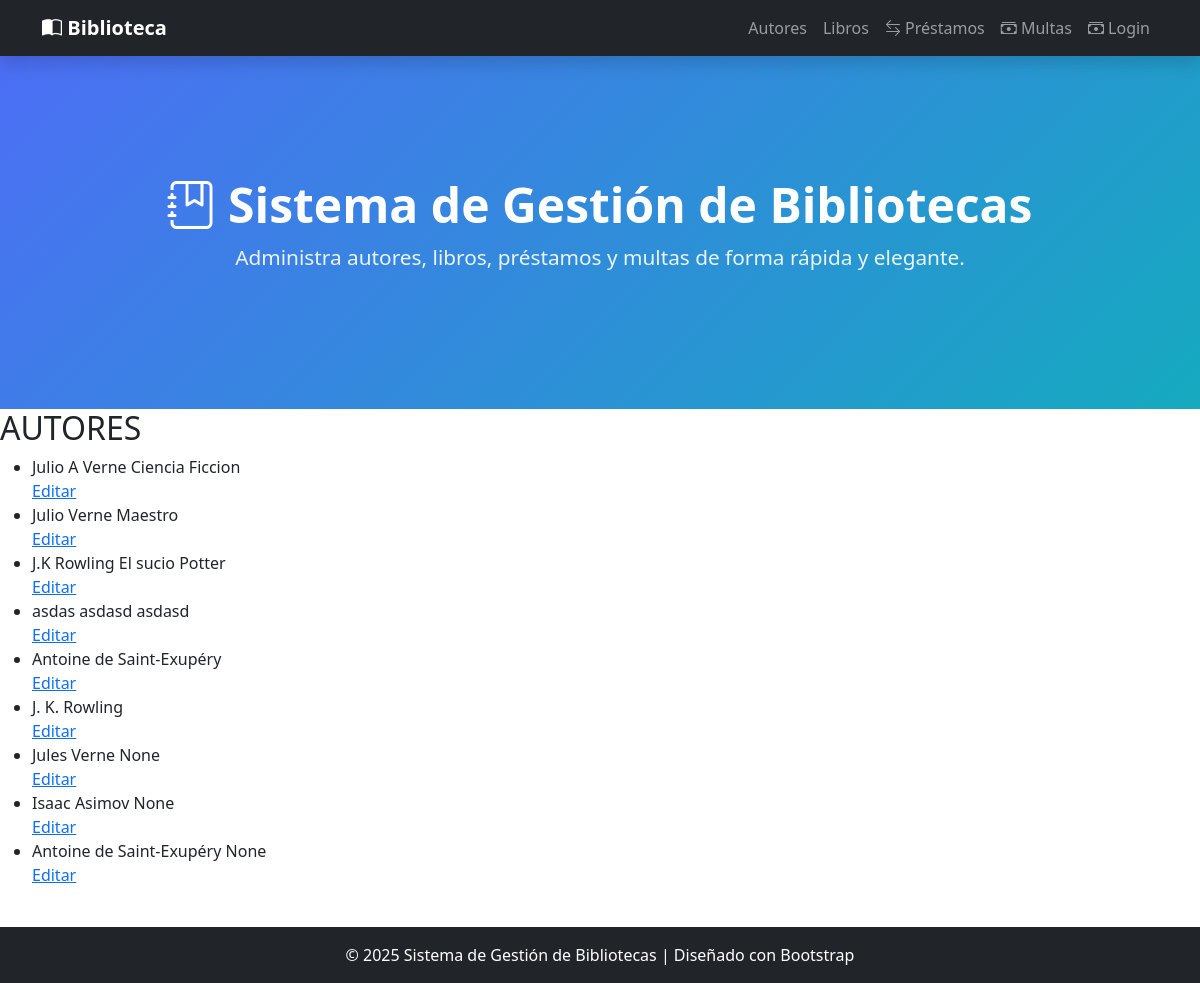
The page /autores/ on the database its author committed.
### gestion/models.py (models this page shows, shortened)
class Autor(models.Model):
    nombre = models.CharField(max_length=50)
    apellido = models.CharField(max_length=50)
    bibliografia = models.CharField(max_length=200,blank=True, null=True)

### gestion/views.py (the view)
# urls.py: path('autores/',lista_autores, name="lista_autores"),
def lista_autores(request):
    autores = Autor.objects.all() #Devuelve toda la lista
    return render(request, 'gestion/templates/autores.html',{'autores':autores})

### gestion/templates/autores.html
{% extends "index.html" %}
{% block contenido %}
<h2> AUTORES </h2>
<ul> {% for autor in autores%}
    <li>
        <td>{{ autor.nombre }}
        </td>
        <td>
            {{ autor.apellido }}
        </td>
        <td>{{ autor.bibliografia }}
        </td>
    </li>
    <td>
        <a href="{% url 'editar_autores' autor.id%}"> Editar </a>
    </td>
    {% endfor %}
</ul>
{% endblock %}

### rows shown on the page
Autor: nombre "Julio A", apellido "Verne", bibliografia "Ciencia Ficcion"
Autor: nombre "Julio", apellido "Verne", bibliografia "Maestro"
Autor: nombre "J.K", apellido "Rowling", bibliografia "El sucio Potter"
Autor: nombre "asdas", apellido "asdasd", bibliografia "asdasd"
Autor: nombre "Antoine de Saint-Exupéry"
Autor: nombre "J. K. Rowling"
Autor: nombre "Jules", apellido "Verne", bibliografia "None"
Autor: nombre "Isaac", apellido "Asimov", bibliografia "None"
Autor: nombre "Antoine", apellido "de Saint-Exupéry", bibliografia "None"
